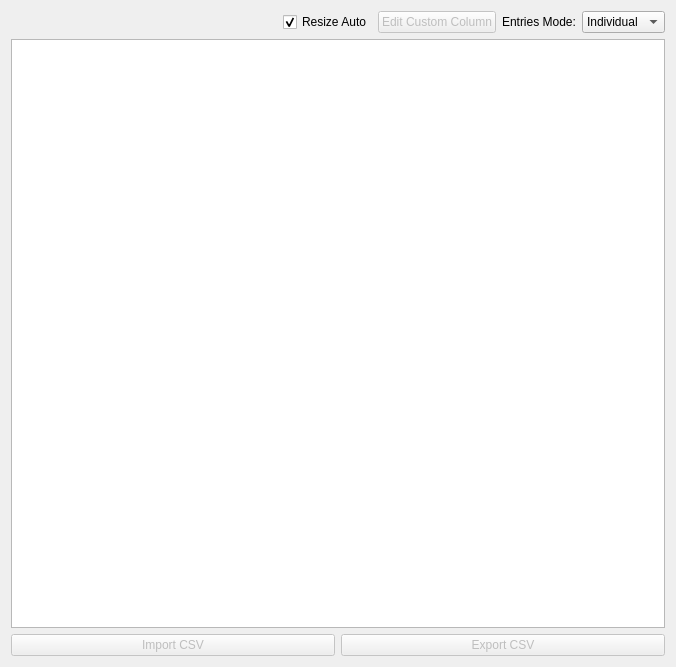
<?xml version="1.0" encoding="UTF-8"?>
<ui version="4.0">
 <class>Form</class>
 <widget class="QWidget" name="Form">
  <property name="geometry">
   <rect>
    <x>0</x>
    <y>0</y>
    <width>676</width>
    <height>667</height>
   </rect>
  </property>
  <property name="windowTitle">
   <string>Motor Coordinates Table</string>
  </property>
  <layout class="QVBoxLayout" name="verticalLayout">
   <item>
    <layout class="QHBoxLayout" name="horizontalLayout_3">
     <item>
      <spacer name="horizontalSpacer_4">
       <property name="orientation">
        <enum>Qt::Horizontal</enum>
       </property>
       <property name="sizeHint" stdset="0">
        <size>
         <width>40</width>
         <height>20</height>
        </size>
       </property>
      </spacer>
     </item>
     <item>
      <widget class="QCheckBox" name="checkBox_resize_auto">
       <property name="text">
        <string>Resize Auto</string>
       </property>
       <property name="checked">
        <bool>true</bool>
       </property>
      </widget>
     </item>
     <item>
      <widget class="QPushButton" name="pushButton_editColumns">
       <property name="enabled">
        <bool>false</bool>
       </property>
       <property name="text">
        <string>Edit Custom Column</string>
       </property>
      </widget>
     </item>
     <item>
      <widget class="QLabel" name="label">
       <property name="text">
        <string>Entries Mode:</string>
       </property>
      </widget>
     </item>
     <item>
      <widget class="QComboBox" name="comboBox_mode">
       <property name="enabled">
        <bool>true</bool>
       </property>
       <item>
        <property name="text">
         <string>Individual</string>
        </property>
       </item>
       <item>
        <property name="text">
         <string>Start/Stop</string>
        </property>
       </item>
      </widget>
     </item>
    </layout>
   </item>
   <item>
    <widget class="QTableWidget" name="table">
     <property name="gridStyle">
      <enum>Qt::SolidLine</enum>
     </property>
    </widget>
   </item>
   <item>
    <layout class="QHBoxLayout" name="horizontalLayout">
     <item>
      <widget class="QPushButton" name="pushButton_importCSV">
       <property name="enabled">
        <bool>false</bool>
       </property>
       <property name="text">
        <string>Import CSV</string>
       </property>
      </widget>
     </item>
     <item>
      <widget class="QPushButton" name="pushButton_exportCSV">
       <property name="enabled">
        <bool>false</bool>
       </property>
       <property name="text">
        <string>Export CSV</string>
       </property>
      </widget>
     </item>
    </layout>
   </item>
  </layout>
 </widget>
 <resources/>
 <connections/>
</ui>
